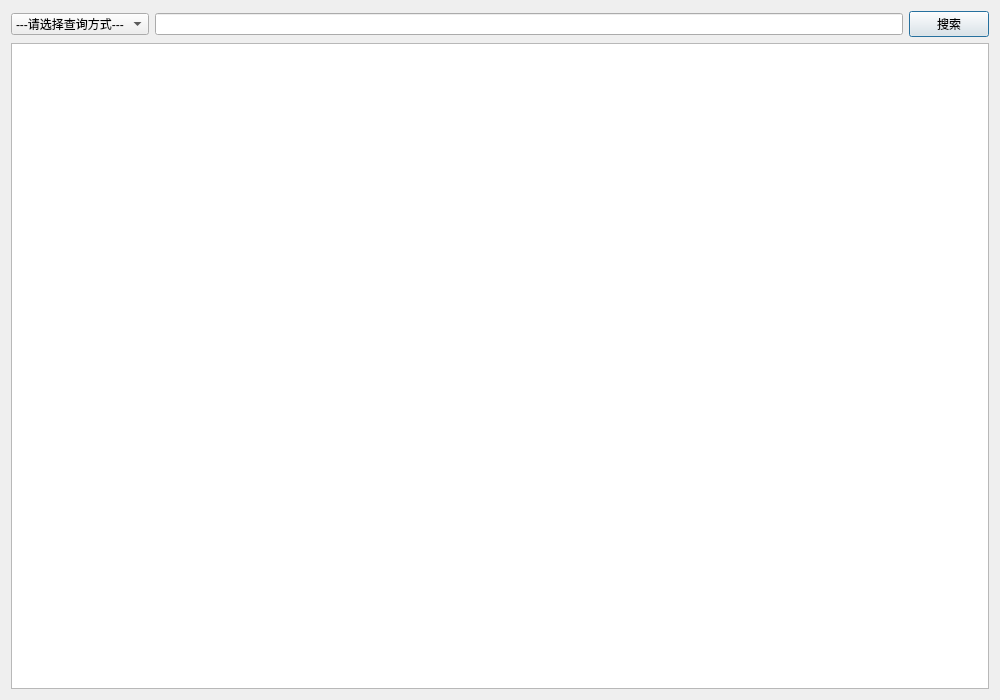
<?xml version="1.0" encoding="UTF-8"?>
<ui version="4.0">
 <class>search</class>
 <widget class="QDialog" name="search">
  <property name="geometry">
   <rect>
    <x>0</x>
    <y>0</y>
    <width>1000</width>
    <height>700</height>
   </rect>
  </property>
  <property name="minimumSize">
   <size>
    <width>1000</width>
    <height>700</height>
   </size>
  </property>
  <property name="maximumSize">
   <size>
    <width>1000</width>
    <height>700</height>
   </size>
  </property>
  <property name="windowTitle">
   <string>search</string>
  </property>
  <layout class="QVBoxLayout" name="verticalLayout">
   <item>
    <layout class="QHBoxLayout" name="horizontalLayout">
     <item>
      <widget class="QComboBox" name="comboBox">
       <item>
        <property name="text">
         <string>---请选择查询方式---</string>
        </property>
       </item>
       <item>
        <property name="text">
         <string>影碟名称</string>
        </property>
       </item>
       <item>
        <property name="text">
         <string>影碟ID</string>
        </property>
       </item>
      </widget>
     </item>
     <item>
      <widget class="QLineEdit" name="lineEdit"/>
     </item>
     <item>
      <widget class="QPushButton" name="pushButton">
       <property name="text">
        <string>搜索</string>
       </property>
      </widget>
     </item>
    </layout>
   </item>
   <item>
    <widget class="QTableView" name="tableView"/>
   </item>
  </layout>
 </widget>
 <resources/>
 <connections/>
</ui>
